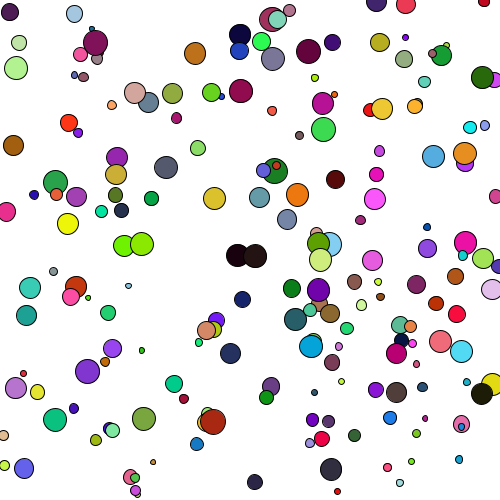
Frame 1 (no input)
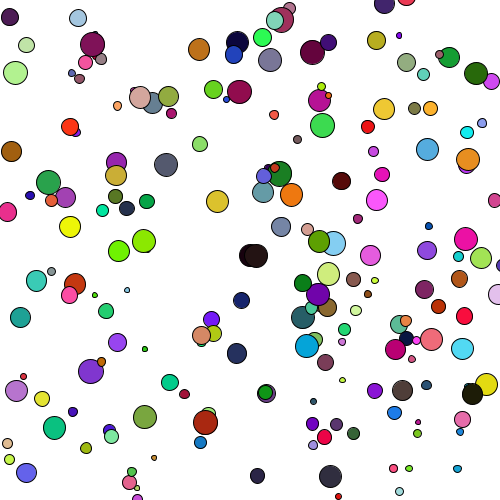
Frame 60 (the mouse pressed at the canvas centre just before this capture)
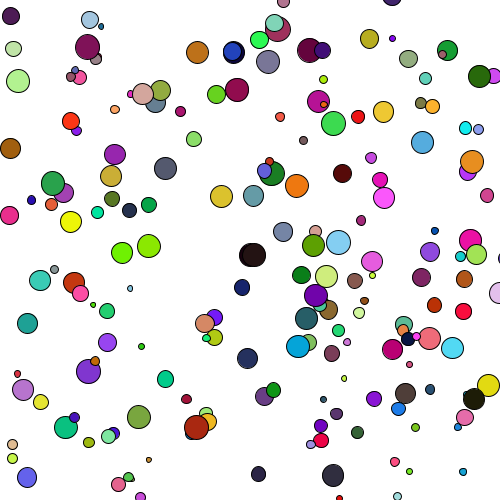
Frame 120 (the mouse held since frame 60 and released just before this capture)

The Processing sketch that drew these frames (run headless with seeded random() and noise(); from frame 60 on, the mouse is pressed at the canvas centre):

// Processing sketch: processing_168507
// ── processing_168507.pde


Cell[] myCells = new Cell[200];


void setup() {
  size(500, 500);
  for (int i = 0; i < myCells.length; i ++) {
    myCells[i] = new Cell();
  }
}

void draw() {
  background(255);
  for (int i=0; i< myCells.length; i++) {
    myCells[i].display();
    myCells[i].update();
   
  }
}
void keyPressed(){
  save("processing.jpg");
}
//set variables

class Cell{
  
  float xlocation;
  float ylocation;
  float dia;
  boolean isseed;
  float cellred, cellgreen, cellblue;
  float lineweight;
  
  Cell(){
  
    xlocation = random(0,500);//set random location
    ylocation = random(0,500);
    dia = random(5,25);
    isseed = false;
    cellred = random(255);//set random colours
    cellgreen = random(255);
    cellblue = random(255);
    lineweight = random(1);
  }
  
  void display(){
    stroke(lineweight);
    fill(cellred,cellgreen,cellblue);
    ellipse(xlocation, ylocation, dia,dia);
  }
  void update(){
    xlocation = xlocation+random(-1,1);
    ylocation = ylocation+random(-1,1);
  }
}
